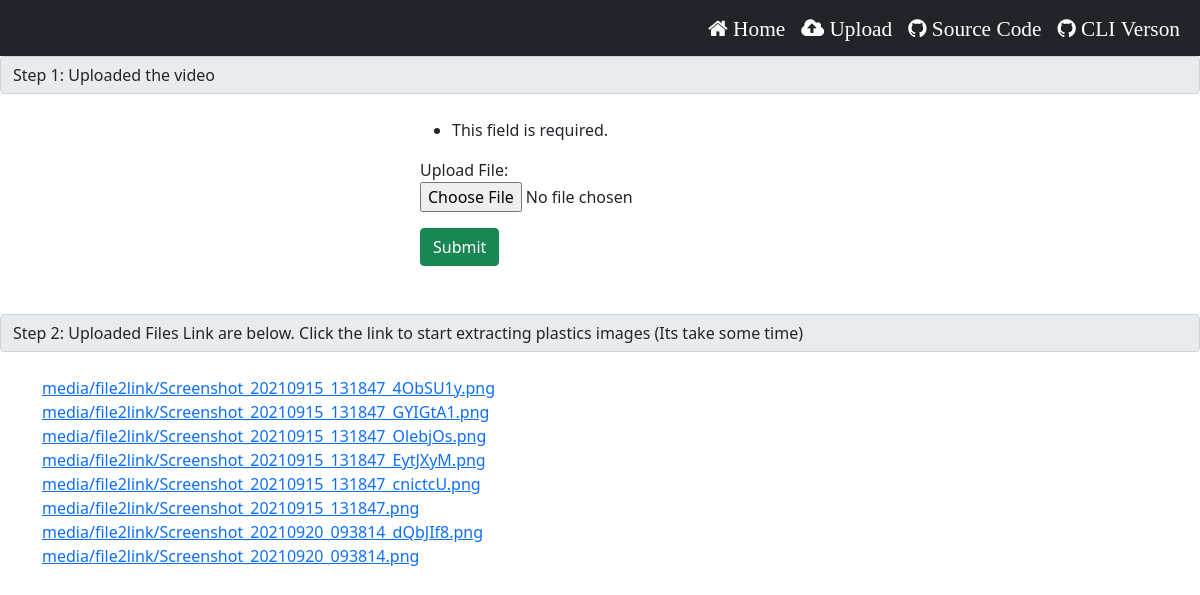
Before: /upload/ with the older database file.
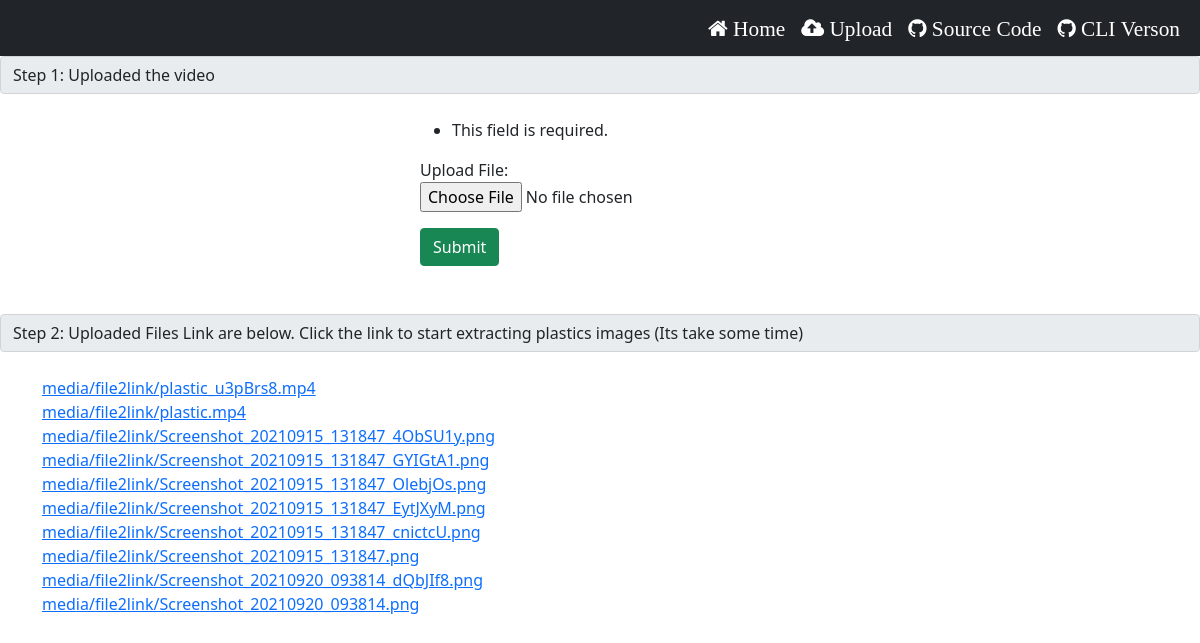
After: the same page with the newer database file.
### dbs/models.py (models this page shows)
class Videos(models.Model):
    Upload_File=models.FileField(upload_to='file2link')

### dbs/views.py (the view)
# urls.py: path('upload/', Uploader, name='upload'),
def Uploader(request):
    form = UploadVideo(request.POST,request.FILES)
    if form.is_valid():
        form.save()
        form = UploadVideo()
    context = {
        'files': Videos.objects.all(),
        'form': form
    }
    return render(request,'upload.html',context)

### dbs/forms.py
class UploadVideo(forms.ModelForm):
    class Meta:
        model = Videos
        fields = [
            "Upload_File",
        ]

### Templates/upload.html (shortened to what this page needs)
{% extends 'base.html' %}
{% block content %}
<input class="form-control" type="text" value="Step 1: Uploaded the video" readonly><br>
<div style="margin: 0% 35%;">
<form action="" method='POST' enctype="multipart/form-data">
    {{ form.as_p}}
    <button type="submit" class="btn btn-success" name="username" value ="{{user.get_username}}">Submit</button>
    </form>
</div>
<br><br>
<input class="form-control" type="text" value="Step 2: Uploaded Files Link are below. Click the link to start extracting plastics images (Its take some time)" readonly><br>
<div class="container">
{% for i in files reversed %}
<a href="/link/media/{{i.Upload_File}}">media/{{i.Upload_File}}</a> <br>
{% endfor %}
</div>
{% endblock content %}

Changed rows visible on the page:
added Videos: Upload_File "file2link/plastic_u3pBrs8.mp4"
added Videos: Upload_File "file2link/plastic.mp4"
